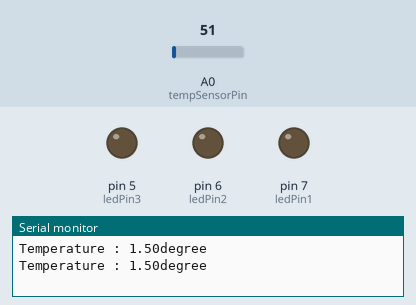
Recording of a sketch running on a simulated Arduino Uno, built with avr-gcc and run on an emulated ATmega328P. Shown: output pins drawn as LEDs (lit = HIGH), the last lines printed to the serial monitor. The inputs (shaded band) are chosen by the test bench; at power-on: A0 (tempSensorPin) = 51.

Above: at 1.8 s.
1.9 s: A0 (tempSensorPin) set to 63
3.4 s: A0 (tempSensorPin) set to 76
At 4.8 s:
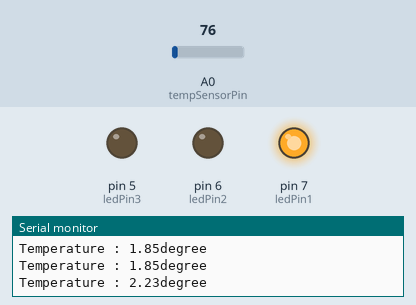
5.5 s: A0 (tempSensorPin) set to 127
7.2 s: A0 (tempSensorPin) set to 150
At 9.1 s:
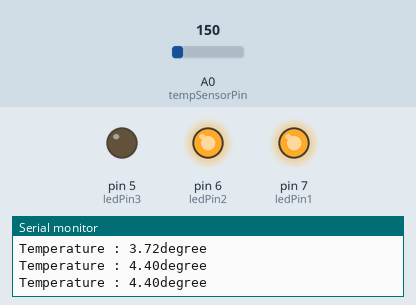
9.5 s: A0 (tempSensorPin) set to 112
At 10.7 s:
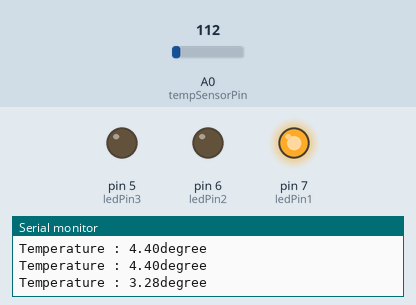
11.5 s: A0 (tempSensorPin) set to 61
At 12.3 s:
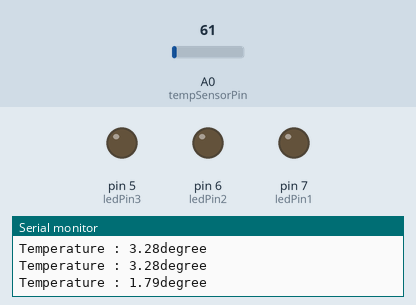
Timing chart, 0 to 14.5 s (numbered marks = the images above; inputs shaded):
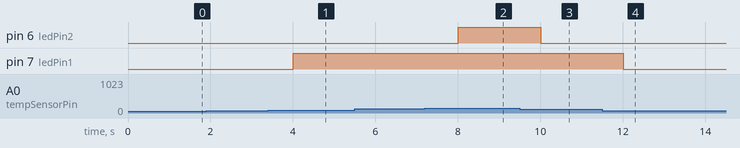

Measured:
- the behaviour switches between 68 and 69 on A0 (tempSensorPin) (found by bisection; images 0 and 1)
- the behaviour switches between 136 and 137 on A0 (tempSensorPin) (found by bisection; images 1 and 2)
- after the input at 3.4 s, pin 7 (ledPin1): LOW → HIGH after 0.60 s
- after the input at 7.2 s, pin 6 (ledPin2): LOW → HIGH after 0.81 s
- after the input at 9.5 s, pin 6 (ledPin2): HIGH → LOW after 0.51 s
- after the input at 11.5 s, pin 7 (ledPin1): HIGH → LOW after 0.51 s

The sketch:

temperature_sensor_with_led.ino
```cpp
int tempSensorPin=A0;
int ledPin1=7;
int ledPin2=6;
int ledPin3=5;
float temperatureThreshold1=2.0;
float temperatureThreshold2=4.0;
float temperatureThreshold3=6.0;

void setup()
{
  Serial.begin(9600);
  pinMode(ledPin1,OUTPUT);
  pinMode(ledPin2,OUTPUT);
  pinMode(ledPin3,OUTPUT);

}

void loop()
{
  int sensorValue=analogRead(tempSensorPin);
  float temperature=sensorValue*(3.0/1023.0)*10;

  Serial.print("Temperature : ");
  Serial.print(temperature);
  Serial.println ("degree");

  if(temperature>temperatureThreshold1)
  {
    digitalWrite(ledPin1,HIGH);
  }
  else
  {
   digitalWrite(ledPin1,LOW);
  }
  if(temperature>temperatureThreshold2)
  {
    digitalWrite(ledPin2,HIGH);

  }
  else
  {
    digitalWrite(ledPin2,LOW);
  }
   if(temperature>temperatureThreshold3)
  {
    digitalWrite(ledPin3,HIGH);

  }
  else
  {
   digitalWrite(ledPin3,LOW);
  }
  delay(1000);
}
```
